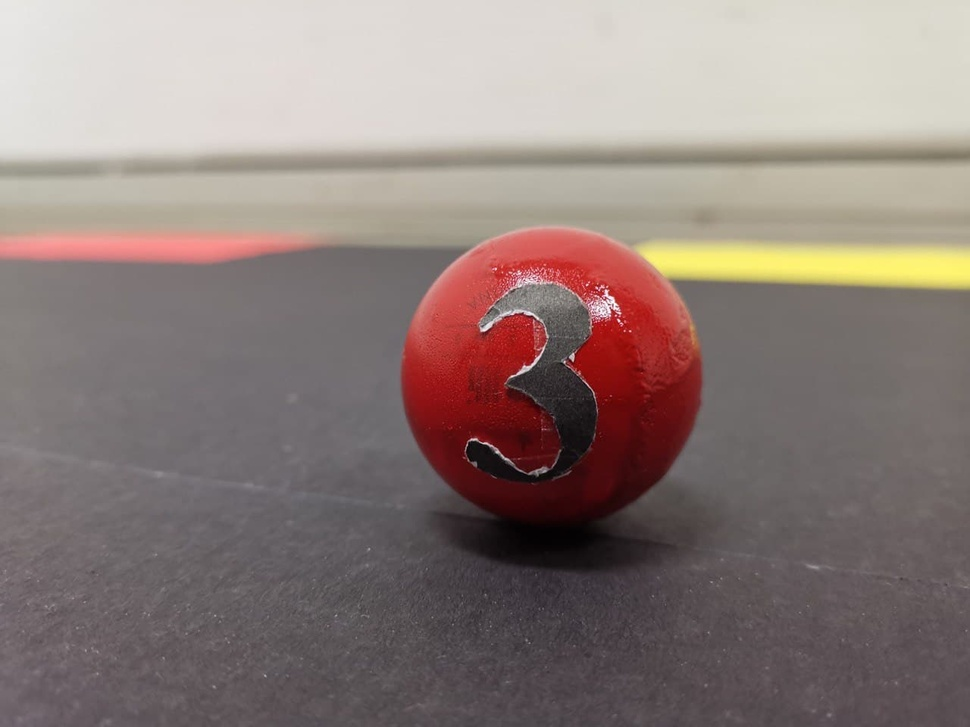
#> input picture testImage.jpg, 970 x 727 px, shrunk from 1280 x 960 before the run, given in place of the camera
$ python videoProcessing.py
#> lines starting #> are read from the running program, lines starting #| are printed output that depends on the picture; after the words box and inside, x2 and y2 are one past the last pixel; in counts of white or black regions, pixels touching at a corner belong together
# [143 lines left out: functions circleDetection, rectangleDetection, colourDetection, not called in this run]

def numberDetection():
	# Import necessary packages
	import cv2
	import numpy as np
	import matplotlib.pyplot as plt

	# Functions for showing Canny Threshold Values
	def showValue(x):
		return None

	# Load the image
	img = cv2.VideoCapture(0)

	# Add trackbar
	cv2.namedWindow('Canny')
	cv2.createTrackbar('alphaVal', 'Canny', 0, 10, showValue)
#> slider 'alphaVal' is set to 3
	cv2.createTrackbar('betaVal', 'Canny', 0, 1000, showValue)
#> slider 'betaVal' is set to 100

	while True:
		# Reads frame from video capture
		check, image = img.read()
#> image is the input picture: shape (727, 970, 3); mean B, G, R 122.7, 126.8, 141.7

		# minVal = cv2.getTrackbarPos('minVal', 'Canny')
		# maxVal = cv2.getTrackbarPos('maxVal', 'Canny')

		alphaVal = cv2.getTrackbarPos('alphaVal', 'Canny')
		betaVal = cv2.getTrackbarPos('betaVal', 'Canny')

		# 100, 100 for the threshold works quite well
		# canny = cv2.Canny(image, minVal, maxVal)
		image = cv2.addWeighted(image, alphaVal, np.zeros(image.shape, image.dtype), 0, betaVal)
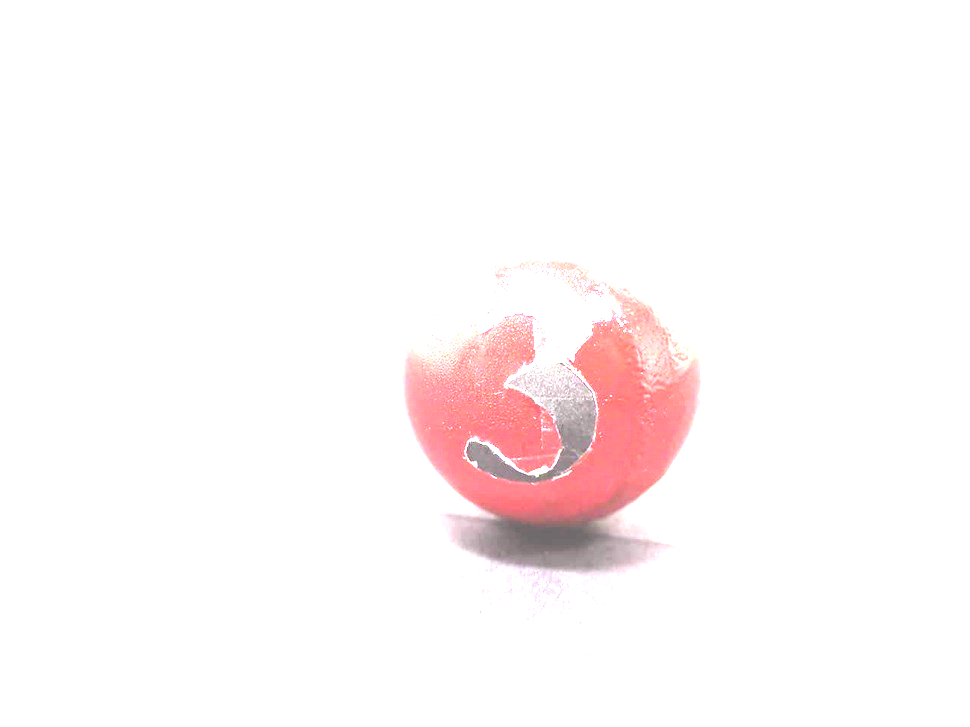
#> image: shape (727, 970, 3); mean B, G, R 247.8, 247.5, 253.4
		canny = cv2.Canny(image, 100, 100)
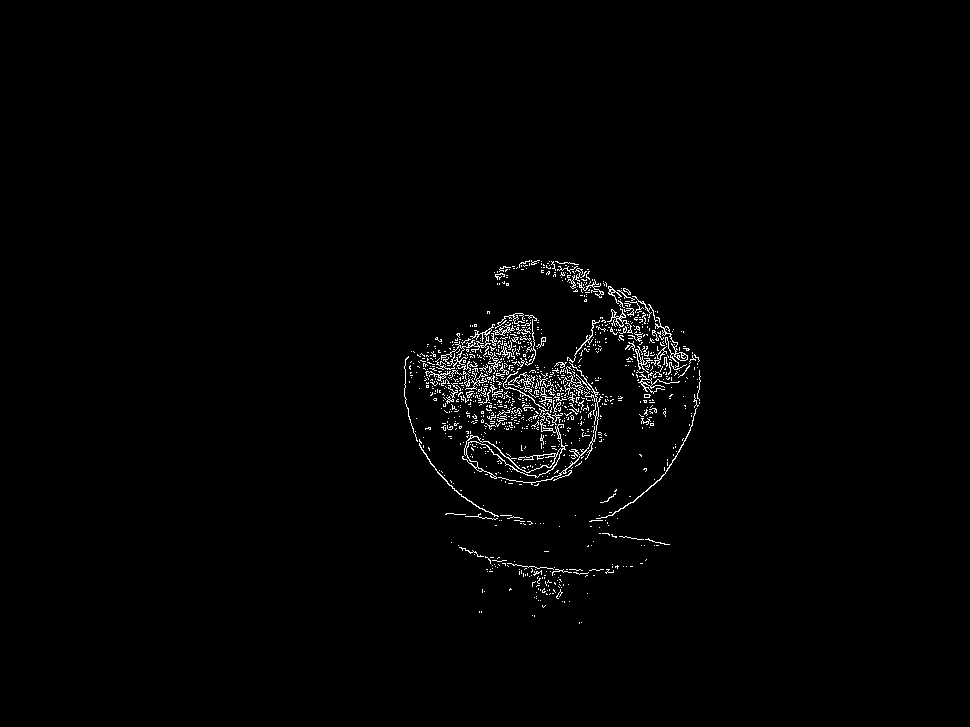
#> canny: shape (727, 970); 1.3% white in thin lines or dots, all inside (x1, y1, x2, y2) = (404, 260, 701, 624)

		cv2.imshow("Canny", canny)
		cv2.imshow("Image", image)
		if cv2.waitKey(1) == ord('q'):
#> (key q is pressed here)
			break

numberDetection()

$ run again, on blueRecoloured.jpg
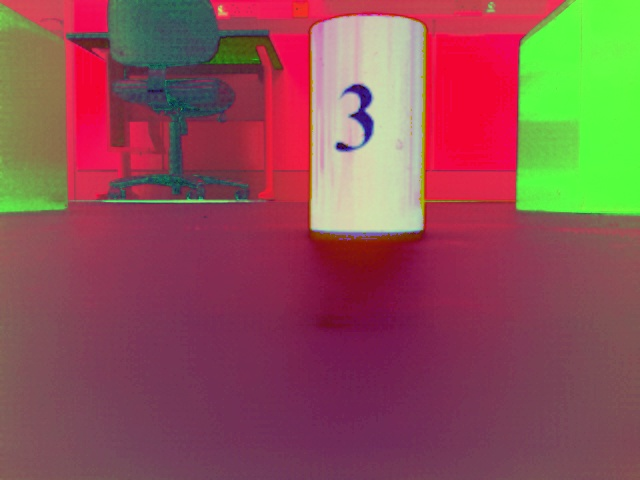
#> input picture blueRecoloured.jpg, 640 x 480 px, given in place of the camera
#> in numberDetection, image is the input picture: shape (480, 640, 3); mean B, G, R 85, 82.5, 140.7
#> in numberDetection, `image = cv2.addWeighted(image, alphaVal, np.zeros(image.shape, image.d..`:
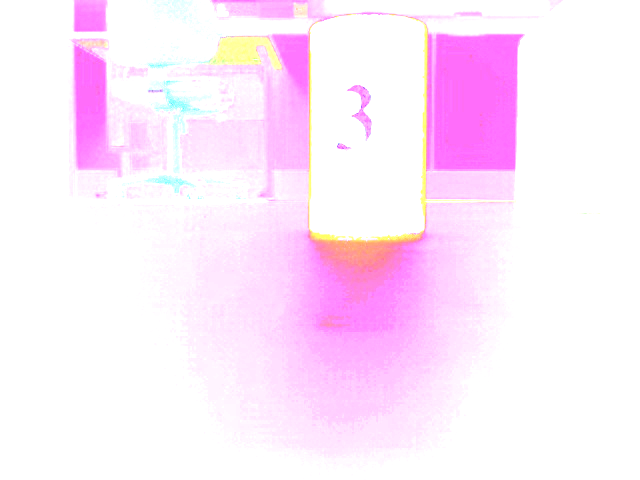
#> image: shape (480, 640, 3); mean B, G, R 252.8, 233.6, 254.6
#> in numberDetection, `canny = cv2.Canny(image, 100, 100)`:
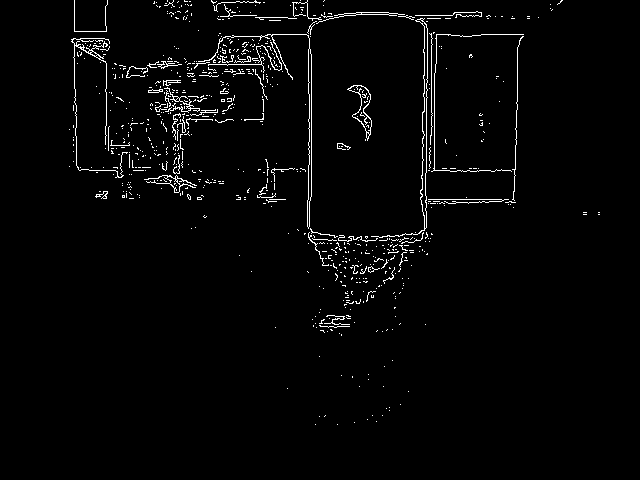
#> canny: shape (480, 640); 2.4% white in thin lines or dots, all inside (x1, y1, x2, y2) = (69, 0, 600, 425)
